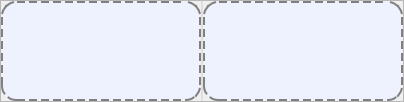
                <widget class="QFrame" name="Result_QF">
                 <property name="styleSheet">
                  <string notr="true"/>
                 </property>
                 <property name="frameShape">
                  <enum>QFrame::StyledPanel</enum>
                 </property>
                 <property name="frameShadow">
                  <enum>QFrame::Raised</enum>
                 </property>
                 <layout class="QVBoxLayout" name="verticalLayout_16">
                  <property name="spacing">
                   <number>0</number>
                  </property>
                  <property name="leftMargin">
                   <number>0</number>
                  </property>
                  <property name="topMargin">
                   <number>0</number>
                  </property>
                  <property name="rightMargin">
                   <number>0</number>
                  </property>
                  <property name="bottomMargin">
                   <number>0</number>
                  </property>
                  <item>
                   <widget class="QSplitter" name="splitter">
                    <property name="styleSheet">
                     <string notr="true">#splitter::handle{background: 1px solid  rgba(200, 200, 200,100);}</string>
                    </property>
                    <property name="orientation">
                     <enum>Qt::Horizontal</enum>
                    </property>
                    <property name="handleWidth">
                     <number>2</number>
                    </property>
                    <widget class="QLabel" name="label_invideo">
                     <property name="minimumSize">
                      <size>
                       <width>200</width>
                       <height>100</height>
                      </size>
                     </property>
                     <property name="styleSheet">
                      <string notr="true">background-color: rgb(238, 242, 255);
border:2px dashed gray;
border-radius:15px</string>
                     </property>
                     <property name="text">
                      <string/>
                     </property>
                     <property name="alignment">
                      <set>Qt::AlignCenter</set>
                     </property>
                    </widget>
                    <widget class="QLabel" name="label_outvideo">
                     <property name="minimumSize">
                      <size>
                       <width>200</width>
                       <height>100</height>
                      </size>
                     </property>
                     <property name="styleSheet">
                      <string notr="true">background-color: rgb(238, 242, 255);
border:2px dashed gray;
border-radius:15px</string>
                     </property>
                     <property name="text">
                      <string/>
                     </property>
                     <property name="alignment">
                      <set>Qt::AlignCenter</set>
                     </property>
                    </widget>
                   </widget>
                  </item>
                 </layout>
                </widget>
